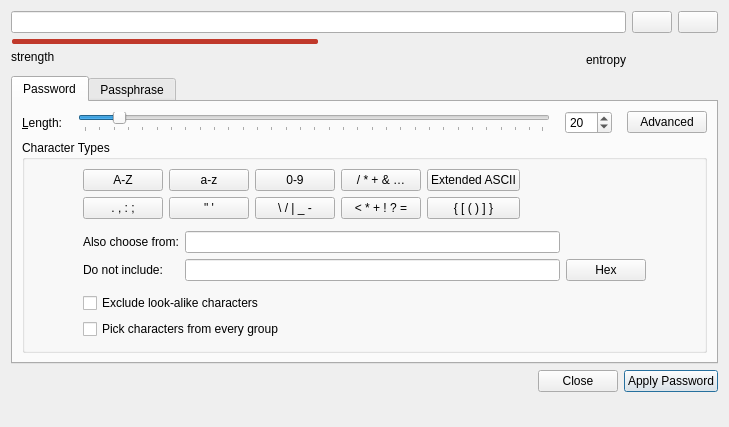
<?xml version="1.0" encoding="UTF-8"?>
<ui version="4.0">
 <class>PasswordGeneratorWidget</class>
 <widget class="QWidget" name="PasswordGeneratorWidget">
  <property name="geometry">
   <rect>
    <x>0</x>
    <y>0</y>
    <width>729</width>
    <height>427</height>
   </rect>
  </property>
  <property name="windowTitle">
   <string>Generate Password</string>
  </property>
  <layout class="QVBoxLayout" name="verticalLayout_2" stretch="0,0,0,0">
   <item>
    <layout class="QGridLayout" name="passwordFieldLayout">
     <item row="2" column="0">
      <layout class="QHBoxLayout" name="passwordStrengthTextLayout">
       <item>
        <widget class="QLabel" name="strengthLabel">
         <property name="minimumSize">
          <size>
           <width>70</width>
           <height>0</height>
          </size>
         </property>
         <property name="maximumSize">
          <size>
           <width>16777215</width>
           <height>30</height>
          </size>
         </property>
         <property name="text">
          <string comment="Password strength">strength</string>
         </property>
         <property name="textFormat">
          <enum>Qt::PlainText</enum>
         </property>
         <property name="alignment">
          <set>Qt::AlignLeading|Qt::AlignLeft|Qt::AlignTop</set>
         </property>
         <property name="margin">
          <number>3</number>
         </property>
        </widget>
       </item>
       <item>
        <spacer name="horizontalSpacer_2">
         <property name="orientation">
          <enum>Qt::Horizontal</enum>
         </property>
         <property name="sizeHint" stdset="0">
          <size>
           <width>40</width>
           <height>20</height>
          </size>
         </property>
        </spacer>
       </item>
       <item>
        <widget class="QLabel" name="entropyLabel">
         <property name="sizePolicy">
          <sizepolicy hsizetype="Preferred" vsizetype="Fixed">
           <horstretch>0</horstretch>
           <verstretch>0</verstretch>
          </sizepolicy>
         </property>
         <property name="minimumSize">
          <size>
           <width>70</width>
           <height>0</height>
          </size>
         </property>
         <property name="text">
          <string>entropy</string>
         </property>
         <property name="alignment">
          <set>Qt::AlignRight|Qt::AlignTop|Qt::AlignTrailing</set>
         </property>
         <property name="margin">
          <number>3</number>
         </property>
        </widget>
       </item>
      </layout>
     </item>
     <item row="0" column="0">
      <widget class="PasswordEdit" name="editNewPassword">
       <property name="sizePolicy">
        <sizepolicy hsizetype="MinimumExpanding" vsizetype="Minimum">
         <horstretch>0</horstretch>
         <verstretch>0</verstretch>
        </sizepolicy>
       </property>
       <property name="minimumSize">
        <size>
         <width>450</width>
         <height>0</height>
        </size>
       </property>
       <property name="accessibleName">
        <string>Generated password</string>
       </property>
      </widget>
     </item>
     <item row="1" column="0">
      <widget class="QProgressBar" name="entropyProgressBar">
       <property name="minimumSize">
        <size>
         <width>50</width>
         <height>5</height>
        </size>
       </property>
       <property name="maximumSize">
        <size>
         <width>16777215</width>
         <height>5</height>
        </size>
       </property>
       <property name="styleSheet">
        <string notr="true">QProgressBar {
	border: none;
	height: 2px;
    font-size: 1px;
	background-color: transparent;
    padding: 0 1px;
}
QProgressBar::chunk {
	background-color: #c0392b;
	border-radius: 2px;
}</string>
       </property>
       <property name="maximum">
        <number>200</number>
       </property>
       <property name="value">
        <number>100</number>
       </property>
       <property name="textVisible">
        <bool>false</bool>
       </property>
       <property name="orientation">
        <enum>Qt::Horizontal</enum>
       </property>
       <property name="invertedAppearance">
        <bool>false</bool>
       </property>
       <property name="textDirection">
        <enum>QProgressBar::TopToBottom</enum>
       </property>
       <property name="format">
        <string>%p%</string>
       </property>
      </widget>
     </item>
     <item row="0" column="1">
      <widget class="QPushButton" name="buttonGenerate">
       <property name="focusPolicy">
        <enum>Qt::TabFocus</enum>
       </property>
       <property name="accessibleDescription">
        <string>Regenerate password</string>
       </property>
       <property name="shortcut">
        <string notr="true">Ctrl+R</string>
       </property>
      </widget>
     </item>
     <item row="0" column="2">
      <widget class="QPushButton" name="buttonCopy">
       <property name="focusPolicy">
        <enum>Qt::TabFocus</enum>
       </property>
       <property name="toolTip">
        <string>Copy password</string>
       </property>
       <property name="accessibleDescription">
        <string>Copy password</string>
       </property>
       <property name="shortcut">
        <string notr="true">Ctrl+C</string>
       </property>
      </widget>
     </item>
    </layout>
   </item>
   <item>
    <widget class="QTabWidget" name="tabWidget">
     <property name="sizePolicy">
      <sizepolicy hsizetype="Expanding" vsizetype="Minimum">
       <horstretch>0</horstretch>
       <verstretch>0</verstretch>
      </sizepolicy>
     </property>
     <property name="tabPosition">
      <enum>QTabWidget::North</enum>
     </property>
     <property name="currentIndex">
      <number>0</number>
     </property>
     <widget class="QWidget" name="passwordWidget">
      <attribute name="title">
       <string>Password</string>
      </attribute>
      <layout class="QGridLayout" name="_2">
       <item row="0" column="0">
        <layout class="QHBoxLayout" name="passwordLengthSliderLayout">
         <property name="spacing">
          <number>15</number>
         </property>
         <property name="sizeConstraint">
          <enum>QLayout::SetMinimumSize</enum>
         </property>
         <property name="topMargin">
          <number>0</number>
         </property>
         <item>
          <widget class="QLabel" name="labelLength">
           <property name="text">
            <string>&amp;Length:</string>
           </property>
           <property name="buddy">
            <cstring>spinBoxLength</cstring>
           </property>
          </widget>
         </item>
         <item>
          <widget class="QSlider" name="sliderLength">
           <property name="accessibleName">
            <string>Password length</string>
           </property>
           <property name="minimum">
            <number>1</number>
           </property>
           <property name="maximum">
            <number>256</number>
           </property>
           <property name="sliderPosition">
            <number>20</number>
           </property>
           <property name="orientation">
            <enum>Qt::Horizontal</enum>
           </property>
           <property name="tickPosition">
            <enum>QSlider::TicksBelow</enum>
           </property>
           <property name="tickInterval">
            <number>8</number>
           </property>
          </widget>
         </item>
         <item>
          <widget class="QSpinBox" name="spinBoxLength">
           <property name="accessibleName">
            <string>Password length</string>
           </property>
           <property name="minimum">
            <number>1</number>
           </property>
           <property name="maximum">
            <number>256</number>
           </property>
           <property name="value">
            <number>20</number>
           </property>
          </widget>
         </item>
         <item>
          <widget class="QPushButton" name="buttonAdvancedMode">
           <property name="focusPolicy">
            <enum>Qt::TabFocus</enum>
           </property>
           <property name="toolTip">
            <string>Switch to advanced mode</string>
           </property>
           <property name="text">
            <string>Advanced</string>
           </property>
           <property name="checkable">
            <bool>true</bool>
           </property>
           <attribute name="buttonGroup">
            <string notr="true">optionButtons</string>
           </attribute>
          </widget>
         </item>
        </layout>
       </item>
       <item row="1" column="0">
        <widget class="QGroupBox" name="groupBox">
         <property name="minimumSize">
          <size>
           <width>580</width>
           <height>0</height>
          </size>
         </property>
         <property name="title">
          <string>Character Types</string>
         </property>
         <layout class="QHBoxLayout" name="horizontalLayout">
          <property name="sizeConstraint">
           <enum>QLayout::SetMinimumSize</enum>
          </property>
          <item>
           <spacer name="horizontalSpacer">
            <property name="orientation">
             <enum>Qt::Horizontal</enum>
            </property>
            <property name="sizeHint" stdset="0">
             <size>
              <width>40</width>
              <height>20</height>
             </size>
            </property>
           </spacer>
          </item>
          <item>
           <layout class="QVBoxLayout" name="verticalLayout_4">
            <item>
             <layout class="QGridLayout" name="characterButtons">
              <property name="bottomMargin">
               <number>6</number>
              </property>
              <item row="0" column="3">
               <widget class="QPushButton" name="checkBoxSpecialChars">
                <property name="enabled">
                 <bool>true</bool>
                </property>
                <property name="focusPolicy">
                 <enum>Qt::TabFocus</enum>
                </property>
                <property name="toolTip">
                 <string>Special characters</string>
                </property>
                <property name="accessibleName">
                 <string>Special characters</string>
                </property>
                <property name="text">
                 <string notr="true">/ * + &amp;&amp; …</string>
                </property>
                <property name="checkable">
                 <bool>true</bool>
                </property>
                <attribute name="buttonGroup">
                 <string notr="true">optionButtons</string>
                </attribute>
               </widget>
              </item>
              <item row="1" column="1">
               <widget class="QPushButton" name="checkBoxQuotes">
                <property name="focusPolicy">
                 <enum>Qt::TabFocus</enum>
                </property>
                <property name="toolTip">
                 <string>Quotes</string>
                </property>
                <property name="accessibleName">
                 <string>Quotes</string>
                </property>
                <property name="text">
                 <string notr="true">&quot; '</string>
                </property>
                <property name="checkable">
                 <bool>true</bool>
                </property>
                <attribute name="buttonGroup">
                 <string notr="true">optionButtons</string>
                </attribute>
               </widget>
              </item>
              <item row="1" column="0">
               <widget class="QPushButton" name="checkBoxPunctuation">
                <property name="focusPolicy">
                 <enum>Qt::TabFocus</enum>
                </property>
                <property name="toolTip">
                 <string>Punctuation</string>
                </property>
                <property name="accessibleName">
                 <string>Punctuation</string>
                </property>
                <property name="text">
                 <string notr="true">. , : ;</string>
                </property>
                <property name="checkable">
                 <bool>true</bool>
                </property>
                <attribute name="buttonGroup">
                 <string notr="true">optionButtons</string>
                </attribute>
               </widget>
              </item>
              <item row="1" column="2">
               <widget class="QPushButton" name="checkBoxDashes">
                <property name="focusPolicy">
                 <enum>Qt::TabFocus</enum>
                </property>
                <property name="toolTip">
                 <string>Dashes and Slashes</string>
                </property>
                <property name="accessibleName">
                 <string>Dashes and Slashes</string>
                </property>
                <property name="text">
                 <string notr="true">\ / | _ -</string>
                </property>
                <property name="checkable">
                 <bool>true</bool>
                </property>
                <attribute name="buttonGroup">
                 <string notr="true">optionButtons</string>
                </attribute>
               </widget>
              </item>
              <item row="0" column="0">
               <widget class="QPushButton" name="checkBoxUpper">
                <property name="focusPolicy">
                 <enum>Qt::TabFocus</enum>
                </property>
                <property name="toolTip">
                 <string>Upper-case letters</string>
                </property>
                <property name="accessibleName">
                 <string>Upper-case letters</string>
                </property>
                <property name="text">
                 <string notr="true">A-Z</string>
                </property>
                <property name="checkable">
                 <bool>true</bool>
                </property>
                <attribute name="buttonGroup">
                 <string notr="true">optionButtons</string>
                </attribute>
               </widget>
              </item>
              <item row="0" column="2">
               <widget class="QPushButton" name="checkBoxNumbers">
                <property name="focusPolicy">
                 <enum>Qt::TabFocus</enum>
                </property>
                <property name="toolTip">
                 <string>Numbers</string>
                </property>
                <property name="accessibleName">
                 <string>Numbers</string>
                </property>
                <property name="text">
                 <string notr="true">0-9</string>
                </property>
                <property name="checkable">
                 <bool>true</bool>
                </property>
                <attribute name="buttonGroup">
                 <string notr="true">optionButtons</string>
                </attribute>
               </widget>
              </item>
              <item row="0" column="1">
               <widget class="QPushButton" name="checkBoxLower">
                <property name="focusPolicy">
                 <enum>Qt::TabFocus</enum>
                </property>
                <property name="toolTip">
                 <string>Lower-case letters</string>
                </property>
                <property name="accessibleName">
                 <string>Lower-case letters</string>
                </property>
                <property name="text">
                 <string notr="true">a-z</string>
                </property>
                <property name="checkable">
                 <bool>true</bool>
                </property>
                <attribute name="buttonGroup">
                 <string notr="true">optionButtons</string>
                </attribute>
               </widget>
              </item>
              <item row="1" column="3">
               <widget class="QPushButton" name="checkBoxMath">
                <property name="focusPolicy">
                 <enum>Qt::TabFocus</enum>
                </property>
                <property name="toolTip">
                 <string>Math Symbols</string>
                </property>
                <property name="accessibleName">
                 <string>Math Symbols</string>
                </property>
                <property name="text">
                 <string notr="true">&lt; * + ! ? =</string>
                </property>
                <property name="checkable">
                 <bool>true</bool>
                </property>
                <attribute name="buttonGroup">
                 <string notr="true">optionButtons</string>
                </attribute>
               </widget>
              </item>
              <item row="0" column="4">
               <widget class="QPushButton" name="checkBoxExtASCII">
                <property name="focusPolicy">
                 <enum>Qt::TabFocus</enum>
                </property>
                <property name="toolTip">
                 <string>Extended ASCII</string>
                </property>
                <property name="accessibleName">
                 <string>Extended ASCII</string>
                </property>
                <property name="text">
                 <string>Extended ASCII</string>
                </property>
                <property name="checkable">
                 <bool>true</bool>
                </property>
                <attribute name="buttonGroup">
                 <string notr="true">optionButtons</string>
                </attribute>
               </widget>
              </item>
              <item row="1" column="4">
               <widget class="QPushButton" name="checkBoxBraces">
                <property name="focusPolicy">
                 <enum>Qt::TabFocus</enum>
                </property>
                <property name="toolTip">
                 <string>Braces</string>
                </property>
                <property name="accessibleName">
                 <string>Braces</string>
                </property>
                <property name="text">
                 <string notr="true">{ [ ( ) ] }</string>
                </property>
                <property name="checkable">
                 <bool>true</bool>
                </property>
                <attribute name="buttonGroup">
                 <string notr="true">optionButtons</string>
                </attribute>
               </widget>
              </item>
              <item row="0" column="5">
               <spacer name="horizontalSpacer_3">
                <property name="orientation">
                 <enum>Qt::Horizontal</enum>
                </property>
                <property name="sizeHint" stdset="0">
                 <size>
                  <width>40</width>
                  <height>20</height>
                 </size>
                </property>
               </spacer>
              </item>
             </layout>
            </item>
            <item>
             <widget class="QWidget" name="advancedContainer" native="true">
              <layout class="QVBoxLayout" name="verticalLayout_3">
               <property name="leftMargin">
                <number>0</number>
               </property>
               <property name="topMargin">
                <number>0</number>
               </property>
               <property name="rightMargin">
                <number>0</number>
               </property>
               <property name="bottomMargin">
                <number>0</number>
               </property>
               <item>
                <layout class="QGridLayout" name="gridLayout">
                 <property name="bottomMargin">
                  <number>6</number>
                 </property>
                 <item row="1" column="0">
                  <widget class="QLabel" name="labelExcludedChars">
                   <property name="text">
                    <string>Do not include:</string>
                   </property>
                  </widget>
                 </item>
                 <item row="0" column="1">
                  <widget class="QLineEdit" name="editAdditionalChars">
                   <property name="sizePolicy">
                    <sizepolicy hsizetype="Minimum" vsizetype="Fixed">
                     <horstretch>0</horstretch>
                     <verstretch>0</verstretch>
                    </sizepolicy>
                   </property>
                   <property name="minimumSize">
                    <size>
                     <width>375</width>
                     <height>0</height>
                    </size>
                   </property>
                   <property name="toolTip">
                    <string>Additional characters to use for the generated password</string>
                   </property>
                   <property name="accessibleName">
                    <string>Additional characters</string>
                   </property>
                   <property name="clearButtonEnabled">
                    <bool>true</bool>
                   </property>
                  </widget>
                 </item>
                 <item row="1" column="2">
                  <widget class="QPushButton" name="buttonAddHex">
                   <property name="focusPolicy">
                    <enum>Qt::TabFocus</enum>
                   </property>
                   <property name="toolTip">
                    <string>Add non-hex letters to &quot;do not include&quot; list</string>
                   </property>
                   <property name="accessibleName">
                    <string>Hex Passwords</string>
                   </property>
                   <property name="text">
                    <string>Hex</string>
                   </property>
                  </widget>
                 </item>
                 <item row="1" column="1">
                  <widget class="QLineEdit" name="editExcludedChars">
                   <property name="sizePolicy">
                    <sizepolicy hsizetype="MinimumExpanding" vsizetype="Fixed">
                     <horstretch>0</horstretch>
                     <verstretch>0</verstretch>
                    </sizepolicy>
                   </property>
                   <property name="minimumSize">
                    <size>
                     <width>375</width>
                     <height>0</height>
                    </size>
                   </property>
                   <property name="toolTip">
                    <string>Character set to exclude from generated password</string>
                   </property>
                   <property name="accessibleName">
                    <string>Excluded characters</string>
                   </property>
                   <property name="clearButtonEnabled">
                    <bool>true</bool>
                   </property>
                  </widget>
                 </item>
                 <item row="0" column="0">
                  <widget class="QLabel" name="label">
                   <property name="text">
                    <string>Also choose from:</string>
                   </property>
                  </widget>
                 </item>
                </layout>
               </item>
               <item>
                <widget class="QCheckBox" name="checkBoxExcludeAlike">
                 <property name="toolTip">
                  <string>Excluded characters: &quot;0&quot;, &quot;1&quot;, &quot;l&quot;, &quot;I&quot;, &quot;O&quot;, &quot;|&quot;, &quot;﹒&quot;</string>
                 </property>
                 <property name="text">
                  <string>Exclude look-alike characters</string>
                 </property>
                 <attribute name="buttonGroup">
                  <string notr="true">optionButtons</string>
                 </attribute>
                </widget>
               </item>
               <item>
                <widget class="QCheckBox" name="checkBoxEnsureEvery">
                 <property name="text">
                  <string>Pick characters from every group</string>
                 </property>
                 <attribute name="buttonGroup">
                  <string notr="true">optionButtons</string>
                 </attribute>
                </widget>
               </item>
              </layout>
             </widget>
            </item>
           </layout>
          </item>
          <item>
           <spacer name="horizontalSpacer_8">
            <property name="orientation">
             <enum>Qt::Horizontal</enum>
            </property>
            <property name="sizeHint" stdset="0">
             <size>
              <width>40</width>
              <height>20</height>
             </size>
            </property>
           </spacer>
          </item>
         </layout>
        </widget>
       </item>
      </layout>
     </widget>
     <widget class="QWidget" name="dicewareWidget">
      <attribute name="title">
       <string>Passphrase</string>
      </attribute>
      <layout class="QGridLayout" name="gridLayout_2">
       <item row="1" column="0">
        <layout class="QHBoxLayout" name="horizontalLayout_2">
         <item>
          <layout class="QGridLayout" name="gridLayout_3">
           <item row="0" column="1">
            <widget class="QComboBox" name="comboBoxWordList">
             <property name="sizePolicy">
              <sizepolicy hsizetype="Expanding" vsizetype="Fixed">
               <horstretch>0</horstretch>
               <verstretch>0</verstretch>
              </sizepolicy>
             </property>
            </widget>
           </item>
           <item row="1" column="0" alignment="Qt::AlignRight">
            <widget class="QLabel" name="labelWordCount">
             <property name="text">
              <string>Word Count:</string>
             </property>
             <property name="buddy">
              <cstring>spinBoxLength</cstring>
             </property>
            </widget>
           </item>
           <item row="4" column="1">
            <spacer name="verticalSpacer_3">
             <property name="orientation">
              <enum>Qt::Vertical</enum>
             </property>
             <property name="sizeHint" stdset="0">
              <size>
               <width>20</width>
               <height>40</height>
              </size>
             </property>
            </spacer>
           </item>
           <item row="2" column="0" alignment="Qt::AlignRight">
            <widget class="QLabel" name="labelWordSeparator">
             <property name="text">
              <string>Word Separator:</string>
             </property>
            </widget>
           </item>
           <item row="3" column="1">
            <layout class="QHBoxLayout" name="horizontalLayout_6">
             <item>
              <widget class="QComboBox" name="wordCaseComboBox"/>
             </item>
             <item>
              <spacer name="horizontalSpacer_4">
               <property name="orientation">
                <enum>Qt::Horizontal</enum>
               </property>
               <property name="sizeHint" stdset="0">
                <size>
                 <width>40</width>
                 <height>20</height>
                </size>
               </property>
              </spacer>
             </item>
            </layout>
           </item>
           <item row="1" column="1">
            <layout class="QHBoxLayout" name="horizontalLayout_3">
             <property name="sizeConstraint">
              <enum>QLayout::SetMinimumSize</enum>
             </property>
             <item>
              <widget class="QSlider" name="sliderWordCount">
               <property name="minimum">
                <number>1</number>
               </property>
               <property name="maximum">
                <number>40</number>
               </property>
               <property name="value">
                <number>6</number>
               </property>
               <property name="sliderPosition">
                <number>6</number>
               </property>
               <property name="orientation">
                <enum>Qt::Horizontal</enum>
               </property>
               <property name="tickPosition">
                <enum>QSlider::TicksBelow</enum>
               </property>
               <property name="tickInterval">
                <number>8</number>
               </property>
              </widget>
             </item>
             <item>
              <widget class="QSpinBox" name="spinBoxWordCount">
               <property name="minimum">
                <number>1</number>
               </property>
               <property name="maximum">
                <number>100</number>
               </property>
               <property name="value">
                <number>6</number>
               </property>
              </widget>
             </item>
            </layout>
           </item>
           <item row="3" column="0" alignment="Qt::AlignRight">
            <widget class="QLabel" name="wordCaseLabel">
             <property name="text">
              <string>Word Case:</string>
             </property>
            </widget>
           </item>
           <item row="0" column="0" alignment="Qt::AlignRight">
            <widget class="QLabel" name="labelWordList">
             <property name="sizePolicy">
              <sizepolicy hsizetype="Minimum" vsizetype="Preferred">
               <horstretch>0</horstretch>
               <verstretch>0</verstretch>
              </sizepolicy>
             </property>
             <property name="text">
              <string>Wordlist:</string>
             </property>
            </widget>
           </item>
           <item row="2" column="1">
            <layout class="QHBoxLayout" name="horizontalLayout_9">
             <item>
              <widget class="QLineEdit" name="editWordSeparator">
               <property name="sizePolicy">
                <sizepolicy hsizetype="Minimum" vsizetype="Fixed">
                 <horstretch>0</horstretch>
                 <verstretch>0</verstretch>
                </sizepolicy>
               </property>
               <property name="minimumSize">
                <size>
                 <width>20</width>
                 <height>0</height>
                </size>
               </property>
               <property name="text">
                <string/>
               </property>
              </widget>
             </item>
             <item>
              <spacer name="horizontalSpacer_7">
               <property name="orientation">
                <enum>Qt::Horizontal</enum>
               </property>
               <property name="sizeHint" stdset="0">
                <size>
                 <width>40</width>
                 <height>20</height>
                </size>
               </property>
              </spacer>
             </item>
            </layout>
           </item>
          </layout>
         </item>
        </layout>
       </item>
      </layout>
     </widget>
    </widget>
   </item>
   <item>
    <layout class="QHBoxLayout" name="horizontalLayout_4">
     <property name="leftMargin">
      <number>0</number>
     </property>
     <property name="topMargin">
      <number>0</number>
     </property>
     <item>
      <spacer name="horizontalSpacer_5">
       <property name="orientation">
        <enum>Qt::Horizontal</enum>
       </property>
       <property name="sizeHint" stdset="0">
        <size>
         <width>40</width>
         <height>20</height>
        </size>
       </property>
      </spacer>
     </item>
     <item>
      <widget class="QPushButton" name="buttonClose">
       <property name="text">
        <string>Close</string>
       </property>
       <property name="shortcut">
        <string>Esc</string>
       </property>
      </widget>
     </item>
     <item>
      <widget class="QPushButton" name="buttonApply">
       <property name="text">
        <string>Apply Password</string>
       </property>
       <property name="shortcut">
        <string>Ctrl+S</string>
       </property>
       <property name="default">
        <bool>true</bool>
       </property>
      </widget>
     </item>
    </layout>
   </item>
   <item>
    <spacer name="verticalSpacer">
     <property name="orientation">
      <enum>Qt::Vertical</enum>
     </property>
     <property name="sizeType">
      <enum>QSizePolicy::Expanding</enum>
     </property>
     <property name="sizeHint" stdset="0">
      <size>
       <width>0</width>
       <height>0</height>
      </size>
     </property>
    </spacer>
   </item>
  </layout>
 </widget>
 <customwidgets>
  <customwidget>
   <class>PasswordEdit</class>
   <extends>QLineEdit</extends>
   <header>gui/PasswordEdit.h</header>
   <container>1</container>
  </customwidget>
 </customwidgets>
 <tabstops>
  <tabstop>editNewPassword</tabstop>
  <tabstop>buttonGenerate</tabstop>
  <tabstop>buttonCopy</tabstop>
  <tabstop>tabWidget</tabstop>
  <tabstop>sliderLength</tabstop>
  <tabstop>spinBoxLength</tabstop>
  <tabstop>buttonAdvancedMode</tabstop>
  <tabstop>checkBoxUpper</tabstop>
  <tabstop>checkBoxLower</tabstop>
  <tabstop>checkBoxNumbers</tabstop>
  <tabstop>checkBoxSpecialChars</tabstop>
  <tabstop>checkBoxExtASCII</tabstop>
  <tabstop>checkBoxPunctuation</tabstop>
  <tabstop>checkBoxQuotes</tabstop>
  <tabstop>checkBoxDashes</tabstop>
  <tabstop>checkBoxMath</tabstop>
  <tabstop>checkBoxBraces</tabstop>
  <tabstop>editAdditionalChars</tabstop>
  <tabstop>editExcludedChars</tabstop>
  <tabstop>buttonAddHex</tabstop>
  <tabstop>checkBoxExcludeAlike</tabstop>
  <tabstop>checkBoxEnsureEvery</tabstop>
  <tabstop>comboBoxWordList</tabstop>
  <tabstop>sliderWordCount</tabstop>
  <tabstop>spinBoxWordCount</tabstop>
  <tabstop>editWordSeparator</tabstop>
  <tabstop>wordCaseComboBox</tabstop>
  <tabstop>buttonClose</tabstop>
  <tabstop>buttonApply</tabstop>
 </tabstops>
 <resources/>
 <connections/>
 <buttongroups>
  <buttongroup name="optionButtons">
   <property name="exclusive">
    <bool>false</bool>
   </property>
  </buttongroup>
 </buttongroups>
</ui>
